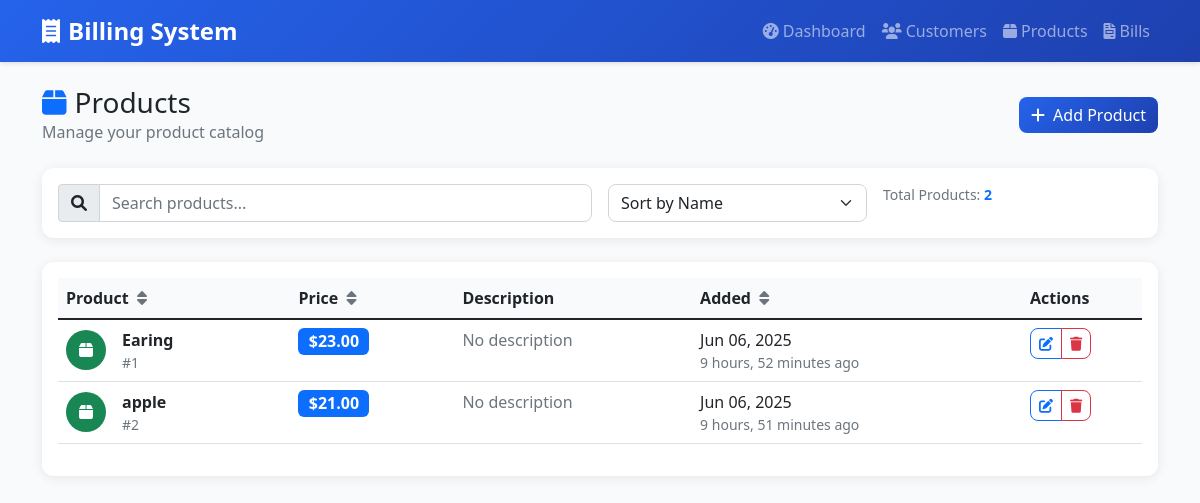
Screenshot of /products/ with the database file from the repository.
### billapp/models.py (models this page shows, shortened)
class Product(models.Model):
    name = models.CharField(max_length=200)
    price = models.DecimalField(max_digits=10, decimal_places=2, validators=[MinValueValidator(0)])
    created_at = models.DateTimeField(auto_now_add=True)
    class Meta:
        ordering = ['name']

### billapp/views.py (the view)
# urls.py: path('products/', views.product_list, name='product_list'),
def product_list(request):
    products = Product.objects.all()
    return render(request, 'billing/products/list.html', {'products': products})

### templates/billing/products/list.html (shortened to what this page needs)
{% extends 'billing/base.html' %}
{% block content %}
<div class="d-flex justify-content-between align-items-center mb-4">
    <div>
        <h1 class="h3 mb-0">
            <i class="fas fa-box text-primary me-2"></i>Products
        </h1>
        <p class="text-muted mb-0">Manage your product catalog</p>
    </div>
    <a href="{% url 'product_add' %}" class="btn btn-primary">
        <i class="fas fa-plus me-2"></i>Add Product
    </a>
</div>
<div class="card mb-4">
    <div class="card-body">
        <div class="row g-3">
            <div class="col-md-6">
                <div class="input-group">
                    <span class="input-group-text">
                        <i class="fas fa-search"></i>
                    </span>
                    <input type="text" class="form-control" id="searchProducts" placeholder="Search products...">
                </div>
            </div>
            <div class="col-md-3">
                <select class="form-select" id="sortProducts">
                    <option value="name">Sort by Name</option>
                </select>
            </div>
            <div class="col-md-3">
                <div class="text-muted small">
                    Total Products: <span class="fw-bold text-primary">{{ products.count }}</span>
                </div>
            </div>
        </div>
    </div>
</div>
<div class="card">
    <div class="card-body">
        {% if products %}
        <div class="table-responsive">
            <table class="table table-hover" id="productsTable">
                <thead>
                    <tr>
                        <th data-sort="name">
                            Product
                            <i class="fas fa-sort text-muted ms-1"></i>
                        </th>
                        <th data-sort="price">
                            Price
                            <i class="fas fa-sort text-muted ms-1"></i>
                        </th>
                        <th>Description</th>
                        <th data-sort="date">
                            Added
                            <i class="fas fa-sort text-muted ms-1"></i>
                        </th>
                        <th width="120">Actions</th>
                    </tr>
                </thead>
                <tbody>
                    {% for product in products %}
                    <tr>
                        <td>
                            <div class="d-flex align-items-center">
                                <div class="bg-success rounded-circle text-white d-flex align-items-center justify-content-center me-3"
                                    style="width: 40px; height: 40px;">
                                    <i class="fas fa-box"></i>
                                </div>
                                <div>
                                    <strong data-sort-value="{{ product.name }}">{{ product.name }}</strong>
                                    <div class="text-muted small">#{{ product.id }}</div>
                                </div>
                            </div>
                        </td>
                        <td data-sort-value="{{ product.price }}">
                            <span class="badge bg-primary fs-6">${{ product.price|floatformat:2 }}</span>
                        </td>
                        <td>
                            {% if product.description %}
                            <span title="{{ product.description }}">
                                {{ product.description|truncatechars:50 }}
                            </span>
                            {% else %}
                            <span class="text-muted">No description</span>
                            {% endif %}
                        </td>
                        <td data-sort-value="{{ product.created_at|date:'Y-m-d' }}">
                            <div>{{ product.created_at|date:"M d, Y" }}</div>
                            <div class="text-muted small">{{ product.created_at|timesince }} ago</div>
                        </td>
                        <td>
                            <div class="btn-group" role="group">
                                <a href="{% url 'product_edit' product.pk %}" class="btn btn-sm btn-outline-primary"
                                    title="Edit">
                                    <i class="fas fa-edit"></i>
                                </a>
                                <a href="{% url 'product_delete' product.pk %}" class="btn btn-sm btn-outline-danger"
                                    title="Delete">
                                    <i class="fas fa-trash"></i>
                                </a>
                            </div>
                        </td>
                    </tr>
                    {% endfor %}
                </tbody>
            </table>
        </div>
        {% endif %}
    </div>
</div>
{% endblock %}

### templates/billing/base.html (style rules this page uses)
:root { --primary-color: #2563eb; --primary-dark: #1e40af; --success-color: #059669; --danger-color: #dc2626; --warning-color: #d97706; --info-color: #0891b2; --dark-color: #1f2937; --light-color: #f8fafc; }
body { background-color: #f8fafc; font-family: 'Segoe UI', Tahoma, Geneva, Verdana, sans-serif; }
.card { border: none; border-radius: 12px; box-shadow: 0 2px 12px rgba(0, 0, 0, .08); transition: all 0.3s ease; }
.btn { border-radius: 8px; font-weight: 500; transition: all 0.3s ease; }
.btn-primary { background: linear-gradient(135deg, var(--primary-color), var(--primary-dark)); border: none; }
.table th { background-color: #f8fafc; font-weight: 600; border-top: none; }
.badge { border-radius: 6px; }
.form-control, .form-select { border-radius: 8px; border: 1px solid #d1d5db; transition: all 0.3s ease; }

### rows the page displays
Product: name "Earing", id "1", price "23.00", created_at "Jun 06, 2025", created_at "9 hours, 52 minutes"
Product: name "apple", id "2", price "21.00", created_at "Jun 06, 2025", created_at "9 hours, 51 minutes"

### other values shown
{{ products.count }} "2"
